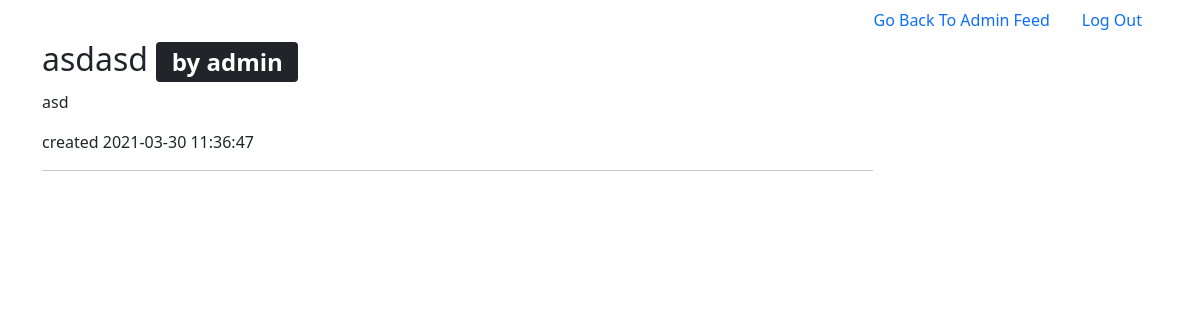
The app's page /feed.php (signed in), older data.
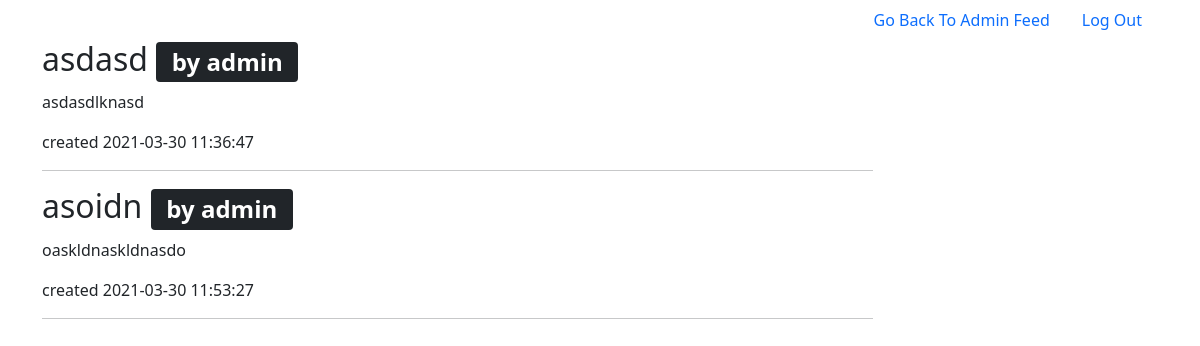
The same page, newer data.
### tables this page shows
CREATE TABLE `posts` (
  `post_id` int(11) NOT NULL,
  `post_creator` int(1) NOT NULL,
  `post_title` varchar(100) NOT NULL,
  `post_content` varchar(400) NOT NULL,
  `date` datetime NOT NULL
);

CREATE TABLE `users` (
  `user_id` int(11) NOT NULL,
  `username` varchar(20) NOT NULL,
  `password` varchar(20) NOT NULL,
  `permission_level` int(11) NOT NULL
);

### functions/post_functions.php (called while the page is built, shortened)
<?php
function select_all_posts($db){
    $sql = "SELECT posts.post_id, posts.post_title, posts.post_content, posts.date, users.username
    FROM posts INNER JOIN users ON users.user_id = posts.post_creator";
    $stmt = $db-> prepare($sql);
    $stmt->execute();
    return $stmt;
}

### feed.php (the view, shortened to what this page needs)
<?php
require_once "config/db.php";
require_once "functions/post_functions.php";
?>
<!DOCTYPE html>
<html lang="en">
<head>
    <link rel="stylesheet" href="css/style.css">
    <link rel="stylesheet" href="css/bootstrap.min.css">
</head>
<body>
    <div class="container">
        <ul class="nav justify-content-end">
            <?php echo ($_SESSION["permission_level"] == "admin") ?
            '<li class="nav-item">
                <a class="nav-link" href="admin_feed.php">Go Back To Admin Feed</a>
            </li> ' : "";
             ?>
            <li class="nav-item">
                <a class="nav-link" href="logout.php">Log Out</a>
            </li>
        </ul>
        <div class="row">
            <div class="posts col-9">
                <?php
                $stmt = select_all_posts($db);
                if ($stmt->rowCount() > 0) {
                    while ($row = $stmt->fetch(PDO::FETCH_ASSOC)) {
                        $post_title = $row["post_title"];
                        $post_creator = $row["username"];
                        $post_content = $row["post_content"];
                        $post_created_date = $row["date"];
                        echo "
                        <h2> $post_title <span class='badge bg-dark'>by $post_creator</span></h2>
                        <p> $post_content </p>
                        <span> created $post_created_date </span>
                        <hr>
                        ";
                    }
                }
                ?>
            </div>
        </div>
    </div>
</body>
</html>

Row changes from the older to the newer data that the page shows:
changed posts "asdasd": post_content "asd" → "asdasdlknasd"
added posts: post_title "asoidn", post_creator.username "admin", post_content "oaskldnaskldnasdo", date "2021-03-30 11:53:27"
